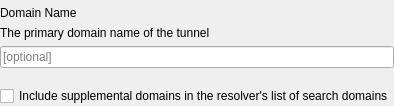
    <widget class="QWidget" name="dnsWidget" native="true">
     <layout class="QVBoxLayout" name="verticalLayout_38">
      <property name="leftMargin">
       <number>0</number>
      </property>
      <property name="topMargin">
       <number>0</number>
      </property>
      <property name="rightMargin">
       <number>0</number>
      </property>
      <property name="bottomMargin">
       <number>0</number>
      </property>
      <item>
       <widget class="ItemListWidget" name="dnsServerAddressesList" native="true"/>
      </item>
      <item>
       <widget class="QLabel" name="label_33">
        <property name="text">
         <string>Domain Name</string>
        </property>
       </widget>
      </item>
      <item>
       <widget class="QLabel" name="lTip_28">
        <property name="text">
         <string>The primary domain name of the tunnel</string>
        </property>
       </widget>
      </item>
      <item>
       <widget class="QLineEdit" name="dnsDomainNameLineEdit">
        <property name="placeholderText">
         <string>[optional]</string>
        </property>
       </widget>
      </item>
      <item>
       <widget class="ItemListWidget" name="dnsSearchDomainsList" native="true"/>
      </item>
      <item>
       <widget class="ItemListWidget" name="dnsSupplementalMatchDomainsList" native="true"/>
      </item>
      <item>
       <widget class="QCheckBox" name="dnsSupplementalMatchDomainsNoSearchCheckBox">
        <property name="text">
         <string>Include supplemental domains in the resolver's list of search domains</string>
        </property>
       </widget>
      </item>
     </layout>
    </widget>
